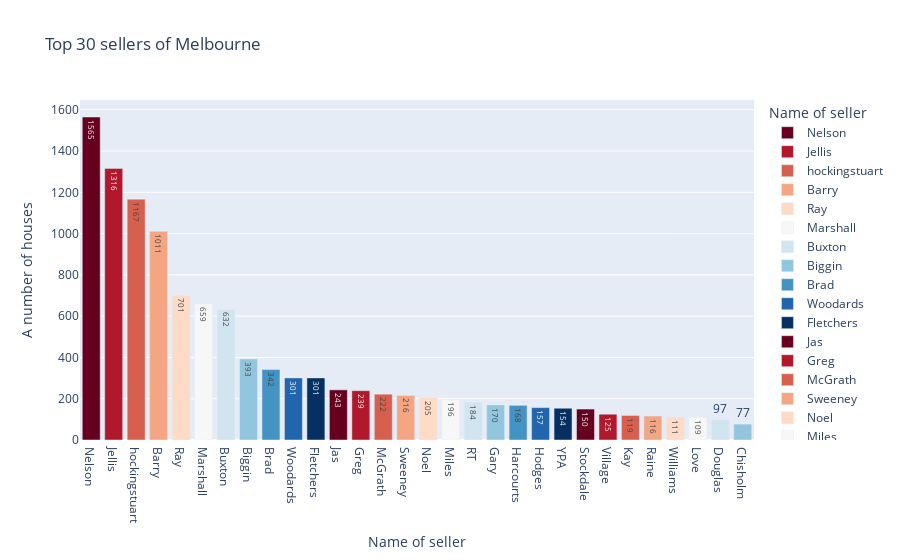

Here is the notebook cell this chart was saved with:
### Code cell
sellers = mbl['SellerG'].value_counts().sort_values(ascending=False)[:30]

fig = px.bar(sellers, y=sellers.values, x=sellers.index, text=sellers.values, color=sellers.index,
             labels={'y': 'A number of houses', 'index': 'Name of seller'},
             title='Top 30 sellers of Melbourne',
             color_discrete_sequence=px.colors.sequential.RdBu)
fig.show()

### Figure 1 — Plotly figure (JSON) as saved in the notebook; plotly's stock layout.template omitted (floating-point values rounded to 4 significant figures)
{"data": [{"alignmentgroup": "True", "hovertemplate": "Name of seller=%{x}<br>A number of houses=%{y}<br>text=%{text}<extra></extra>", "legendgroup": "Nelson", "marker": {"color": "rgb(103,0,31)"}, "name": "Nelson", "offsetgroup": "Nelson", "orientation": "v", "showlegend": true, "text": [1565], "textposition": "auto", "type": "bar", "x": ["Nelson"], "xaxis": "x", "y": [1565], "yaxis": "y"}, {"alignmentgroup": "True", "hovertemplate": "Name of seller=%{x}<br>A number of houses=%{y}<br>text=%{text}<extra></extra>", "legendgroup": "Jellis", "marker": {"color": "rgb(178,24,43)"}, "name": "Jellis", "offsetgroup": "Jellis", "orientation": "v", "showlegend": true, "text": [1316], "textposition": "auto", "type": "bar", "x": ["Jellis"], "xaxis": "x", "y": [1316], "yaxis": "y"}, {"alignmentgroup": "True", "hovertemplate": "Name of seller=%{x}<br>A number of houses=%{y}<br>text=%{text}<extra></extra>", "legendgroup": "hockingstuart", "marker": {"color": "rgb(214,96,77)"}, "name": "hockingstuart", "offsetgroup": "hockingstuart", "orientation": "v", "showlegend": true, "text": [1167], "textposition": "auto", "type": "bar", "x": ["hockingstuart"], "xaxis": "x", "y": [1167], "yaxis": "y"}, {"alignmentgroup": "True", "hovertemplate": "Name of seller=%{x}<br>A number of houses=%{y}<br>text=%{text}<extra></extra>", "legendgroup": "Barry", "marker": {"color": "rgb(244,165,130)"}, "name": "Barry", "offsetgroup": "Barry", "orientation": "v", "showlegend": true, "text": [1011], "textposition": "auto", "type": "bar", "x": ["Barry"], "xaxis": "x", "y": [1011], "yaxis": "y"}, {"alignmentgroup": "True", "hovertemplate": "Name of seller=%{x}<br>A number of houses=%{y}<br>text=%{text}<extra></extra>", "legendgroup": "Ray", "marker": {"color": "rgb(253,219,199)"}, "name": "Ray", "offsetgroup": "Ray", "orientation": "v", "showlegend": true, "text": [701], "textposition": "auto", "type": "bar", "x": ["Ray"], "xaxis": "x", "y": [701], "yaxis": "y"}, {"alignmentgroup": "True", "hovertemplate": "Name of seller=%{x}<br>A number of houses=%{y}<br>text=%{text}<extra></extra>", "legendgroup": "Marshall", "marker": {"color": "rgb(247,247,247)"}, "name": "Marshall", "offsetgroup": "Marshall", "orientation": "v", "showlegend": true, "text": [659], "textposition": "auto", "type": "bar", "x": ["Marshall"], "xaxis": "x", "y": [659], "yaxis": "y"}, {"alignmentgroup": "True", "hovertemplate": "Name of seller=%{x}<br>A number of houses=%{y}<br>text=%{text}<extra></extra>", "legendgroup": "Buxton", "marker": {"color": "rgb(209,229,240)"}, "name": "Buxton", "offsetgroup": "Buxton", "orientation": "v", "showlegend": true, "text": [632], "textposition": "auto", "type": "bar", "x": ["Buxton"], "xaxis": "x", "y": [632], "yaxis": "y"}, {"alignmentgroup": "True", "hovertemplate": "Name of seller=%{x}<br>A number of houses=%{y}<br>text=%{text}<extra></extra>", "legendgroup": "Biggin", "marker": {"color": "rgb(146,197,222)"}, "name": "Biggin", "offsetgroup": "Biggin", "orientation": "v", "showlegend": true, "text": [393], "textposition": "auto", "type": "bar", "x": ["Biggin"], "xaxis": "x", "y": [393], "yaxis": "y"}, {"alignmentgroup": "True", "hovertemplate": "Name of seller=%{x}<br>A number of houses=%{y}<br>text=%{text}<extra></extra>", "legendgroup": "Brad", "marker": {"color": "rgb(67,147,195)"}, "name": "Brad", "offsetgroup": "Brad", "orientation": "v", "showlegend": true, "text": [342], "textposition": "auto", "type": "bar", "x": ["Brad"], "xaxis": "x", "y": [342], "yaxis": "y"}, {"alignmentgroup": "True", "hovertemplate": "Name of seller=%{x}<br>A number of houses=%{y}<br>text=%{text}<extra></extra>", "legendgroup": "Woodards", "marker": {"color": "rgb(33,102,172)"}, "name": "Woodards", "offsetgroup": "Woodards", "orientation": "v", "showlegend": true, "text": [301], "textposition": "auto", "type": "bar", "x": ["Woodards"], "xaxis": "x", "y": [301], "yaxis": "y"}, {"alignmentgroup": "True", "hovertemplate": "Name of seller=%{x}<br>A number of houses=%{y}<br>text=%{text}<extra></extra>", "legendgroup": "Fletchers", "marker": {"color": "rgb(5,48,97)"}, "name": "Fletchers", "offsetgroup": "Fletchers", "orientation": "v", "showlegend": true, "text": [301], "textposition": "auto", "type": "bar", "x": ["Fletchers"], "xaxis": "x", "y": [301], "yaxis": "y"}, {"alignmentgroup": "True", "hovertemplate": "Name of seller=%{x}<br>A number of houses=%{y}<br>text=%{text}<extra></extra>", "legendgroup": "Jas", "marker": {"color": "rgb(103,0,31)"}, "name": "Jas", "offsetgroup": "Jas", "orientation": "v", "showlegend": true, "text": [243], "textposition": "auto", "type": "bar", "x": ["Jas"], "xaxis": "x", "y": [243], "yaxis": "y"}, {"alignmentgroup": "True", "hovertemplate": "Name of seller=%{x}<br>A number of houses=%{y}<br>text=%{text}<extra></extra>", "legendgroup": "Greg", "marker": {"color": "rgb(178,24,43)"}, "name": "Greg", "offsetgroup": "Greg", "orientation": "v", "showlegend": true, "text": [239], "textposition": "auto", "type": "bar", "x": ["Greg"], "xaxis": "x", "y": [239], "yaxis": "y"}, {"alignmentgroup": "True", "hovertemplate": "Name of seller=%{x}<br>A number of houses=%{y}<br>text=%{text}<extra></extra>", "legendgroup": "McGrath", "marker": {"color": "rgb(214,96,77)"}, "name": "McGrath", "offsetgroup": "McGrath", "orientation": "v", "showlegend": true, "text": [222], "textposition": "auto", "type": "bar", "x": ["McGrath"], "xaxis": "x", "y": [222], "yaxis": "y"}, {"alignmentgroup": "True", "hovertemplate": "Name of seller=%{x}<br>A number of houses=%{y}<br>text=%{text}<extra></extra>", "legendgroup": "Sweeney", "marker": {"color": "rgb(244,165,130)"}, "name": "Sweeney", "offsetgroup": "Sweeney", "orientation": "v", "showlegend": true, "text": [216], "textposition": "auto", "type": "bar", "x": ["Sweeney"], "xaxis": "x", "y": [216], "yaxis": "y"}, {"alignmentgroup": "True", "hovertemplate": "Name of seller=%{x}<br>A number of houses=%{y}<br>text=%{text}<extra></extra>", "legendgroup": "Noel", "marker": {"color": "rgb(253,219,199)"}, "name": "Noel", "offsetgroup": "Noel", "orientation": "v", "showlegend": true, "text": [205], "textposition": "auto", "type": "bar", "x": ["Noel"], "xaxis": "x", "y": [205], "yaxis": "y"}, {"alignmentgroup": "True", "hovertemplate": "Name of seller=%{x}<br>A number of houses=%{y}<br>text=%{text}<extra></extra>", "legendgroup": "Miles", "marker": {"color": "rgb(247,247,247)"}, "name": "Miles", "offsetgroup": "Miles", "orientation": "v", "showlegend": true, "text": [196], "textposition": "auto", "type": "bar", "x": ["Miles"], "xaxis": "x", "y": [196], "yaxis": "y"}, {"alignmentgroup": "True", "hovertemplate": "Name of seller=%{x}<br>A number of houses=%{y}<br>text=%{text}<extra></extra>", "legendgroup": "RT", "marker": {"color": "rgb(209,229,240)"}, "name": "RT", "offsetgroup": "RT", "orientation": "v", "showlegend": true, "text": [184], "textposition": "auto", "type": "bar", "x": ["RT"], "xaxis": "x", "y": [184], "yaxis": "y"}, {"alignmentgroup": "True", "hovertemplate": "Name of seller=%{x}<br>A number of houses=%{y}<br>text=%{text}<extra></extra>", "legendgroup": "Gary", "marker": {"color": "rgb(146,197,222)"}, "name": "Gary", "offsetgroup": "Gary", "orientation": "v", "showlegend": true, "text": [170], "textposition": "auto", "type": "bar", "x": ["Gary"], "xaxis": "x", "y": [170], "yaxis": "y"}, {"alignmentgroup": "True", "hovertemplate": "Name of seller=%{x}<br>A number of houses=%{y}<br>text=%{text}<extra></extra>", "legendgroup": "Harcourts", "marker": {"color": "rgb(67,147,195)"}, "name": "Harcourts", "offsetgroup": "Harcourts", "orientation": "v", "showlegend": true, "text": [168], "textposition": "auto", "type": "bar", "x": ["Harcourts"], "xaxis": "x", "y": [168], "yaxis": "y"}, {"alignmentgroup": "True", "hovertemplate": "Name of seller=%{x}<br>A number of houses=%{y}<br>text=%{text}<extra></extra>", "legendgroup": "Hodges", "marker": {"color": "rgb(33,102,172)"}, "name": "Hodges", "offsetgroup": "Hodges", "orientation": "v", "showlegend": true, "text": [157], "textposition": "auto", "type": "bar", "x": ["Hodges"], "xaxis": "x", "y": [157], "yaxis": "y"}, {"alignmentgroup": "True", "hovertemplate": "Name of seller=%{x}<br>A number of houses=%{y}<br>text=%{text}<extra></extra>", "legendgroup": "YPA", "marker": {"color": "rgb(5,48,97)"}, "name": "YPA", "offsetgroup": "YPA", "orientation": "v", "showlegend": true, "text": [154], "textposition": "auto", "type": "bar", "x": ["YPA"], "xaxis": "x", "y": [154], "yaxis": "y"}, {"alignmentgroup": "True", "hovertemplate": "Name of seller=%{x}<br>A number of houses=%{y}<br>text=%{text}<extra></extra>", "legendgroup": "Stockdale", "marker": {"color": "rgb(103,0,31)"}, "name": "Stockdale", "offsetgroup": "Stockdale", "orientation": "v", "showlegend": true, "text": [150], "textposition": "auto", "type": "bar", "x": ["Stockdale"], "xaxis": "x", "y": [150], "yaxis": "y"}, {"alignmentgroup": "True", "hovertemplate": "Name of seller=%{x}<br>A number of houses=%{y}<br>text=%{text}<extra></extra>", "legendgroup": "Village", "marker": {"color": "rgb(178,24,43)"}, "name": "Village", "offsetgroup": "Village", "orientation": "v", "showlegend": true, "text": [125], "textposition": "auto", "type": "bar", "x": ["Village"], "xaxis": "x", "y": [125], "yaxis": "y"}, {"alignmentgroup": "True", "hovertemplate": "Name of seller=%{x}<br>A number of houses=%{y}<br>text=%{text}<extra></extra>", "legendgroup": "Kay", "marker": {"color": "rgb(214,96,77)"}, "name": "Kay", "offsetgroup": "Kay", "orientation": "v", "showlegend": true, "text": [119], "textposition": "auto", "type": "bar", "x": ["Kay"], "xaxis": "x", "y": [119], "yaxis": "y"}, {"alignmentgroup": "True", "hovertemplate": "Name of seller=%{x}<br>A number of houses=%{y}<br>text=%{text}<extra></extra>", "legendgroup": "Raine", "marker": {"color": "rgb(244,165,130)"}, "name": "Raine", "offsetgroup": "Raine", "orientation": "v", "showlegend": true, "text": [116], "textposition": "auto", "type": "bar", "x": ["Raine"], "xaxis": "x", "y": [116], "yaxis": "y"}, {"alignmentgroup": "True", "hovertemplate": "Name of seller=%{x}<br>A number of houses=%{y}<br>text=%{text}<extra></extra>", "legendgroup": "Williams", "marker": {"color": "rgb(253,219,199)"}, "name": "Williams", "offsetgroup": "Williams", "orientation": "v", "showlegend": true, "text": [111], "textposition": "auto", "type": "bar", "x": ["Williams"], "xaxis": "x", "y": [111], "yaxis": "y"}, {"alignmentgroup": "True", "hovertemplate": "Name of seller=%{x}<br>A number of houses=%{y}<br>text=%{text}<extra></extra>", "legendgroup": "Love", "marker": {"color": "rgb(247,247,247)"}, "name": "Love", "offsetgroup": "Love", "orientation": "v", "showlegend": true, "text": [109], "textposition": "auto", "type": "bar", "x": ["Love"], "xaxis": "x", "y": [109], "yaxis": "y"}, {"alignmentgroup": "True", "hovertemplate": "Name of seller=%{x}<br>A number of houses=%{y}<br>text=%{text}<extra></extra>", "legendgroup": "Douglas", "marker": {"color": "rgb(209,229,240)"}, "name": "Douglas", "offsetgroup": "Douglas", "orientation": "v", "showlegend": true, "text": [97], "textposition": "auto", "type": "bar", "x": ["Douglas"], "xaxis": "x", "y": [97], "yaxis": "y"}, {"alignmentgroup": "True", "hovertemplate": "Name of seller=%{x}<br>A number of houses=%{y}<br>text=%{text}<extra></extra>", "legendgroup": "Chisholm", "marker": {"color": "rgb(146,197,222)"}, "name": "Chisholm", "offsetgroup": "Chisholm", "orientation": "v", "showlegend": true, "text": [77], "textposition": "auto", "type": "bar", "x": ["Chisholm"], "xaxis": "x", "y": [77], "yaxis": "y"}], "layout": {"barmode": "relative", "legend": {"title": {"text": "Name of seller"}, "tracegroupgap": 0}, "title": {"text": "Top 30 sellers of Melbourne"}, "xaxis": {"anchor": "y", "categoryarray": ["Nelson", "Jellis", "hockingstuart", "Barry", "Ray", "Marshall", "Buxton", "Biggin", "Brad", "Woodards", "Fletchers", "Jas", "Greg", "McGrath", "Sweeney", "Noel", "Miles", "RT", "Gary", "Harcourts", "Hodges", "YPA", "Stockdale", "Village", "Kay", "Raine", "Williams", "Love", "Douglas", "Chisholm"], "categoryorder": "array", "domain": [0, 1], "title": {"text": "Name of seller"}}, "yaxis": {"anchor": "x", "domain": [0, 1], "title": {"text": "A number of houses"}}}}
